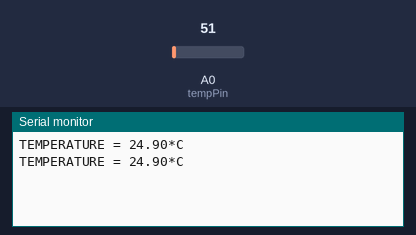
A sketch run on a simulated Arduino Uno, built with avr-gcc and run on an emulated ATmega328P. Parts: the last lines printed to the serial monitor. Inputs (shaded band) come from the test bench; at power-on: A0 (tempPin) = 51.

Above: at 1.8 s.
1.9 s: A0 (tempPin) set to 61
At 2.5 s:
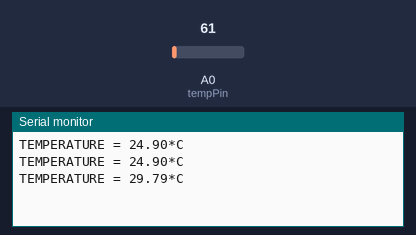
3.4 s: A0 (tempPin) set to 71
At 4.8 s:
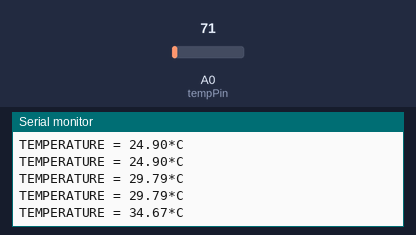
Timing chart, 0 to 6.4 s (numbered marks = the images above; inputs shaded):
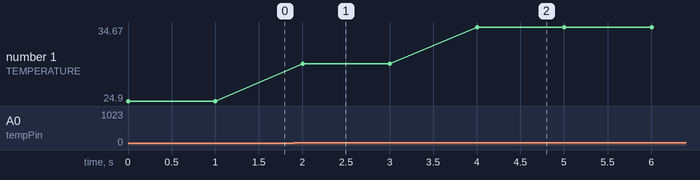

Measured:
- after the input at 1.9 s, the serial monitor: prints a new line after 0.10 s (image 1)
- after the input at 3.4 s, the serial monitor: prints a new line after 0.60 s (image 2)
- plotted number 1: 24.9 → 29.79 after the input at 1.9 s, 29.79 → 34.67 after the input at 3.4 s

The sketch:

temp_sensor_sketch.ino
```cpp
#include <Wire.h>
#include <Adafruit_MLX90614.h>
Adafruit_MLX90614 mlx = Adafruit_MLX90614();

float temp;
int tempPin = 0;

void setup() {
   Serial.begin(9600);
}

void loop() {
   temp = analogRead(tempPin);
   // read analog volt from sensor and save to variable temp
   temp = temp * 0.48828125;
   // convert the analog volt to its temperature equivalent
   Serial.print("TEMPERATURE = ");
   Serial.print(temp); // display temperature value
   Serial.print("*C");
   Serial.println();
   delay(1000); // update sensor reading each one second
}
```
